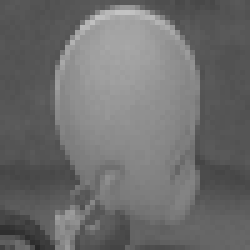
#> input picture proMicro/nurseryManRight.png, 50 x 50 px (shown 5 times larger)
$ python nurseryMan.py
#> lines starting #> are read from the running program, lines starting #| are printed output that depends on the picture
import cv2
import numpy as np
import base64

# pip install opencv-python
# pip install numpy

manRight = cv2.imread('nurseryManRight.png', 0)
#> manRight is the input picture: shape (50, 50); min 39, max 195, mean 109.2
manLeft = cv2.imread('nurseryManLeft.png', 0)
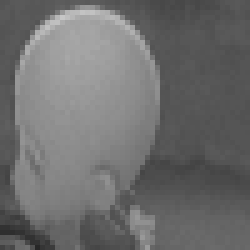
#> input picture proMicro/nurseryManLeft.png, 50 x 50 px (shown 5 times larger)
#> manLeft is the input picture: shape (50, 50); min 39, max 198, mean 109.8
manNone = cv2.imread('nurseryManNone.png', 0)
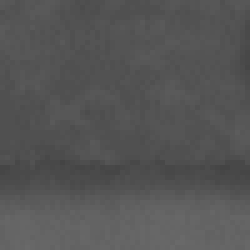
#> input picture proMicro/nurseryManNone.png, 50 x 50 px (shown 5 times larger)
#> manNone is the input picture: shape (50, 50); min 68, max 105, mean 85.5

def detect_facing_direction(image):
    #cv2.imwrite('nurseryMan_.png', image)

    right_match = cv2.matchTemplate(image, manRight, cv2.TM_CCOEFF_NORMED)
    left_match = cv2.matchTemplate(image, manLeft, cv2.TM_CCOEFF_NORMED)
    none_match = cv2.matchTemplate(image, manNone, cv2.TM_CCOEFF_NORMED)

    _, max_right, _, _ = cv2.minMaxLoc(right_match)
    _, max_left, _, _ = cv2.minMaxLoc(left_match)
    _, max_none, _, _ = cv2.minMaxLoc(none_match)

    if max_none > max_right and max_none > max_left:
        return {"direction": "none"}

    if max_right > max_left:
        return {"direction": "right"}
    else:
        return {"direction": "left"}


def handle_request(request):
#> (the run stopped early here; a loop or call above may not have finished)
